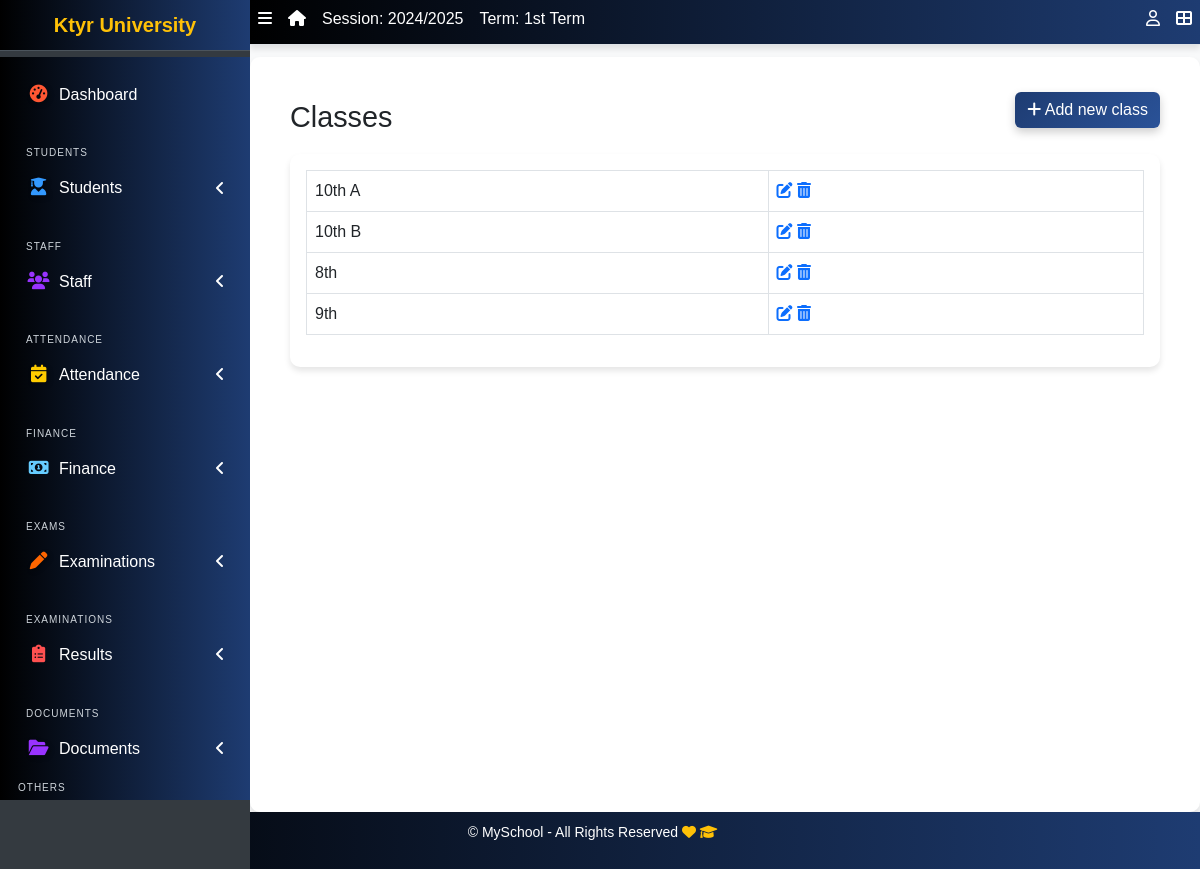
The page /class/list/ (signed in) on the database as committed earlier.
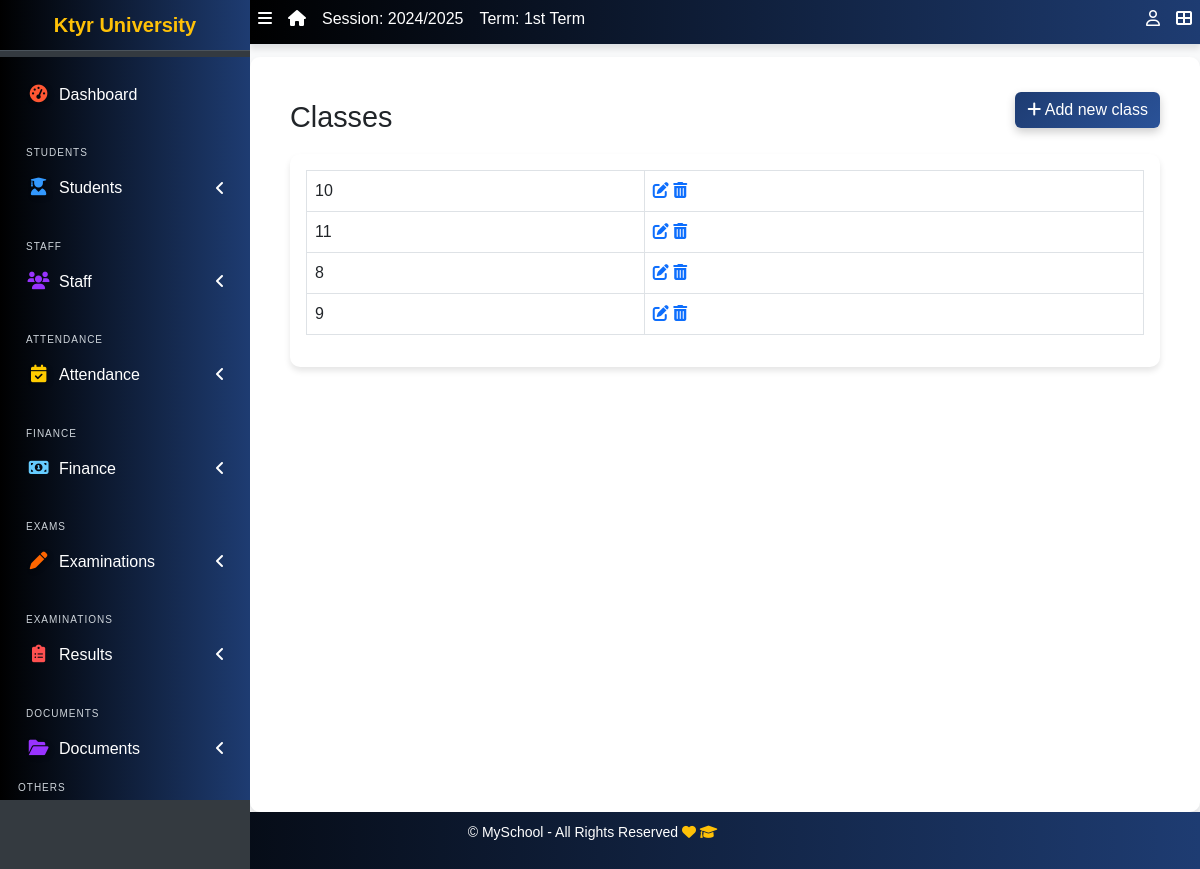
The same page on the database as committed later.
### apps/corecode/models.py (models this page shows)
class StudentClass(models.Model):
    name = models.CharField(max_length=200, unique=True)
    class Meta:
        verbose_name = "Class"
        verbose_name_plural = "Classes"
        ordering = ["name"]
    def __str__(self):
        return self.name

### apps/corecode/views.py (the view)
# urls.py: path("class/list/", ClassListView.as_view(), name="classes"),
class ClassListView(LoginRequiredMixin, SuccessMessageMixin, ListView):
    model = StudentClass
    template_name = "corecode/class_list.html"
    def get_context_data(self, **kwargs):
        context = super().get_context_data(**kwargs)
        context["form"] = StudentClassForm()
        return context

### apps/corecode/context_processors.py (called while the page is built)
def site_defaults(request):
    current_session = AcademicSession.objects.get(current=True)
    current_term = AcademicTerm.objects.get(current=True)
    vals = SiteConfig.objects.all()
    contexts = {
        "current_session": current_session.name,
        "current_term": current_term.name,
    }
    for val in vals:
        contexts[val.key] = val.value
    return contexts

def global_college_profile(request):
    try:
        profile = CollegeProfileModel.objects.first()
    except CollegeProfileModel.DoesNotExist:
        profile = None
    return {'profile': profile}

### apps/corecode/templates/corecode/class_list.html (shortened to what this page needs)
{% extends 'base.html' %}
{% load widget_tweaks %}
{% block title %}
Classes
{% endblock title %}
{% block breadcrumb %}
  <a class="btn btn-primary" href="#" data-toggle="modal" data-target="#modal1">
    <i class="fa fa-plus"></i>
    Add new class
  </a>
{% endblock breadcrumb %}
{% block content %}
  <div class="row">
    <div class="col-sm-12">
        <table class="table table-bordered">
          <tbody>
            {% for object in object_list %}
            <tr>
              <td>{{ object }}</td>
              <td><a href="{% url 'class-update' object.id %}"><i
                    class="fa fa-edit"></i></a> <a
                  href="{% url 'class-delete' object.id %}"><i
                    class="fa fa-trash-alt"></i></a></td>
            </tr>
            {% endfor %}
          </tbody>
        </table>
    </div>
  </div>
{% endblock content %}

Rows that differ between the two databases and show on the page:
removed StudentClass: name "10th B"
changed StudentClass (number 1 of 4 on the later page): name "10th A" → "10"
added StudentClass: name "11"
changed StudentClass (number 3 of 4 on the later page): name "8th" → "8"
changed StudentClass (number 4 of 4 on the later page): name "9th" → "9"
